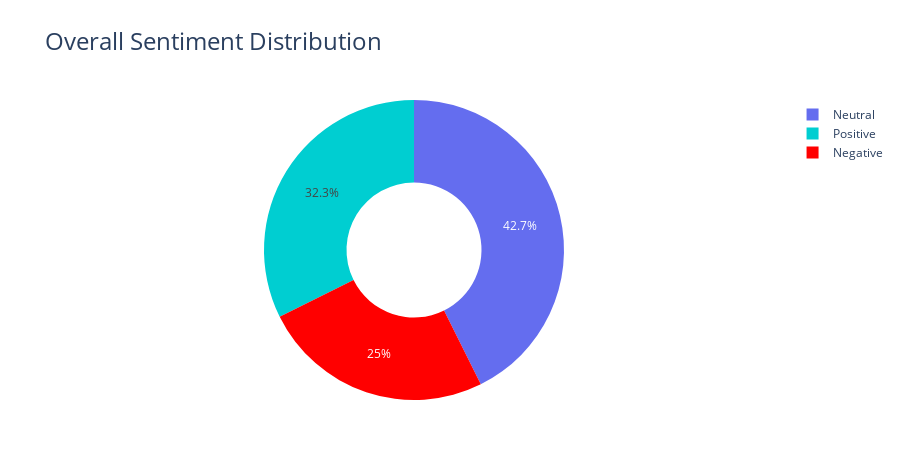

Notebook source saved alongside this figure:
### Code cell
sentiment_pie = px.pie(
    df, 
    names='sentiment',
    color='sentiment',
    color_discrete_map={'Positive':'darkturquoise', 'Neutral':'#646DEF', 'Negative':'red'},
    hole=0.45,
    title="Overall Sentiment Distribution"
)

sentiment_pie.update_traces(hovertemplate='%{label}<extra></extra>')

sentiment_pie.update_layout(
    height=450,
    title_font=dict(size=24),
    margin=dict(t=100, b=50, l=50, r=50),
)

sentiment_pie.show()

### Figure 1 — Plotly figure (JSON) as saved in the notebook; plotly's stock layout.template omitted (floating-point values rounded to 4 significant figures; data arrays with more than 128 entries replaced by an {"elided": "..."} marker saying what was removed)
{"data": [{"customdata": {"elided": "504x1 str values"}, "domain": {"x": [0, 1], "y": [0, 1]}, "hole": 0.45, "hovertemplate": "%{label}<extra></extra>", "labels": {"elided": "504 str values"}, "legendgroup": "", "marker": {"colors": {"elided": "504 str values"}}, "name": "", "showlegend": true, "type": "pie"}], "layout": {"height": 450, "legend": {"tracegroupgap": 0}, "margin": {"b": 50, "l": 50, "r": 50, "t": 100}, "title": {"font": {"size": 24}, "text": "Overall Sentiment Distribution"}}}
